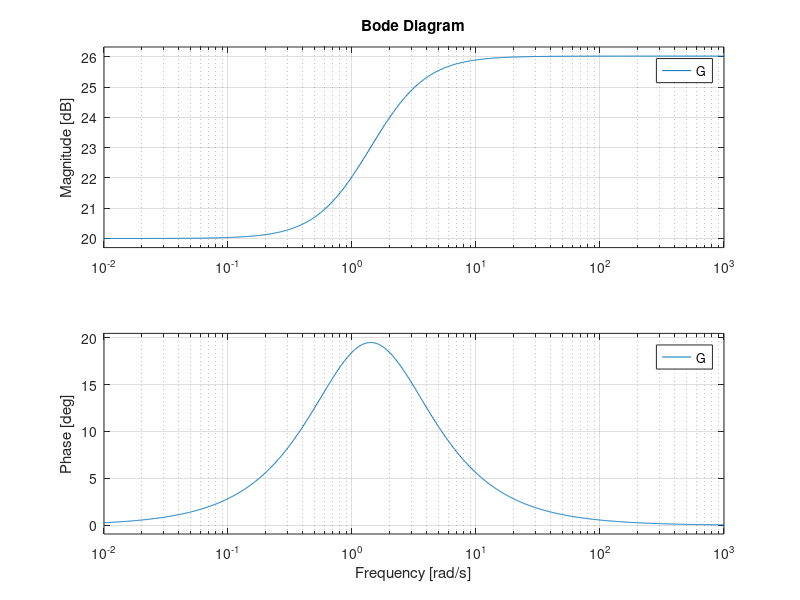
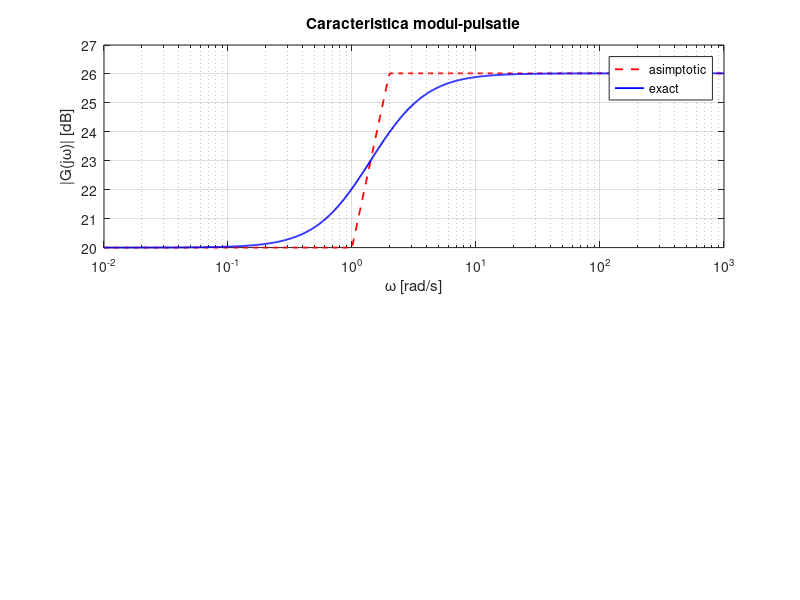

MATLAB code for these plots, in order: (Note: this script raises an error after producing the figures.)
% ============================================================
% Subiect 2 (sectiunea 20 din Rezumat_Examen_TS2.tex)
% G(s) = 20(s+1)/(s+2), reactie unitara, sistem TIP 0
% Bode (modul + faza) + eroare stationara la treapta
% ============================================================

close all; clear; clc;

%% 1) Functia de transfer
num = [20 20];   % 20*(s+1) = 20s + 20
den = [1 2];     % s+2
G = tf(num, den);

disp('G(s) ='); G

%% 2) Diagrama Bode exacta (MATLAB)
figure('Name', 'Bode G(s) = 20(s+1)/(s+2)');
w = logspace(-2, 3, 1000);   % 0.01 -> 1000 rad/s, ca sa vezi ambele asimptote orizontale
bode(G, w);
grid on;

%% 3) Suprapunere asimptote (aproximarea liniara pe bucati, vezi sectiunea 7)
% forma standard: G(jw) = 10 * (1+jw) / (1+jw/2)  => K=10 (20dB), wf1=1 (zero), wf2=2 (pol)
K_dB = 20*log10(10);          % 20 dB, platou de joasa frecventa
wf1 = 1;  % frecventa de frangere a zero-ului (s+1)
wf2 = 2;  % frecventa de frangere a polului  (s+2)

w_asym = logspace(-2, 3, 500);
mag_asym_dB = zeros(size(w_asym));
for k = 1:numel(w_asym)
    wk = w_asym(k);
    m = K_dB;
    if wk > wf1
        m = m + 20*log10(wk/wf1);   % +20dB/dec dupa zero
    end
    if wk > wf2
        m = m - 20*log10(wk/wf2);   % -20dB/dec dupa pol (se aduna la panta de mai sus)
    end
    mag_asym_dB(k) = m;
end

phase_asym_deg = atand(w_asym/1) - atand(w_asym/2);  % faza exacta a formei standard (nu aprox. pe 3 drepte)

figure('Name', 'Modul si faza: exact vs asimptotic');
subplot(2,1,1);
semilogx(w_asym, mag_asym_dB, 'r--', 'LineWidth', 1.3); hold on;
[mag, ~, wexact] = bode(G, w);
semilogx(wexact, 20*log10(squeeze(mag)), 'b', 'LineWidth', 1.3);
grid on; xlabel('\omega [rad/s]'); ylabel('|G(j\omega)| [dB]');
legend('asimptotic', 'exact', 'Location', 'best');
title('Caracteristica modul-pulsatie');
xline(wf1, 'k:'); xline(wf2, 'k:');

subplot(2,1,2);
[~, phase] = bode(G, w);
semilogx(w, squeeze(phase), 'b', 'LineWidth', 1.3); hold on;
semilogx(w_asym, phase_asym_deg, 'r--', 'LineWidth', 1.3);
grid on; xlabel('\omega [rad/s]'); ylabel('faza [grade]');
legend('exact', 'exact (aceeasi formula)', 'Location', 'best');
title('Caracteristica faza-pulsatie');
xline(wf1, 'k:'); xline(wf2, 'k:');

%% 4) Eroare stationara la treapta (sistem TIP 0 -> se foloseste Kp, nu Kv)
Kp = dcgain(G);   % G(0)
e_ss_treapta = 1/(1+Kp);
fprintf('\nKp = G(0) = %.4f\n', Kp);
fprintf('e_ss (treapta unitara, reactie unitara) = 1/(1+Kp) = %.4f\n', e_ss_treapta);

%% 5) Verificare: raspunsul la treapta al sistemului in bucla inchisa
Gcl = feedback(G, 1);
figure('Name', 'Raspuns la treapta unitara (bucla inchisa)');
step(Gcl); grid on;
yline(1 - e_ss_treapta, 'r--', sprintf('1 - e_{ss} = %.3f', 1 - e_ss_treapta));
title('Raspunsul la treapta al sistemului cu reactie unitara');
